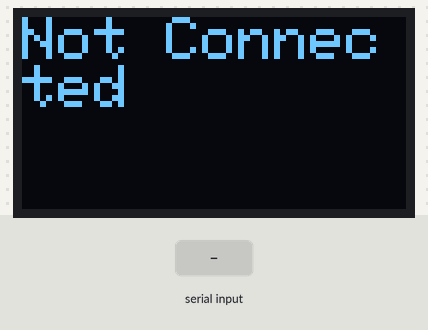
This sketch was run on a simulated Arduino Uno, built with avr-gcc and run on an emulated ATmega328P. On the bench: 128×64 one-colour display. Inputs (shaded band) come from the test bench.

Above: at 1.2 s.
1.3 s: "|\n" received over Serial
At 2.5 s:
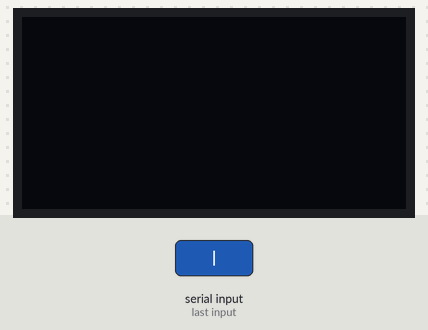
2.8 s: "1\n" received over Serial
At 3.8 s:
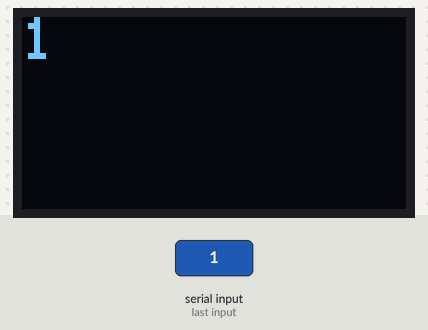
Timing chart, 0 to 5.8 s (numbered marks = the images above; inputs shaded):
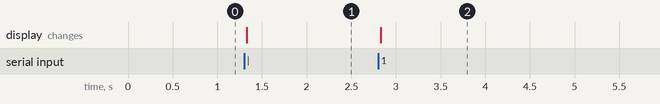

The sketch:

OledMonitor.ino
```cpp
#include <Wire.h>
#include <Adafruit_GFX.h>
#include <Adafruit_SSD1306.h>

Adafruit_SSD1306 display(128, 64, &Wire, -1);

int lineSpacing = 20;
unsigned long lastReceived = 0;

void setup()
{
  Serial.begin(9600);

  display.begin(SSD1306_SWITCHCAPVCC, 0x3C);
  display.clearDisplay();

  display.setTextSize(2);
  display.setTextColor(SSD1306_WHITE);
  display.setCursor(0,0);
  display.println("Not Connected");
  display.display();
}

void loop()
{
    if (Serial.available())
    {
        lastReceived = millis();

        String text = Serial.readStringUntil('\n');

        display.clearDisplay();

        int start = 0;
        int y = 0;

        while (true)
        {
            int separator = text.indexOf("|", start);

            if (separator == -1)
            {
                display.setCursor(0, y);
                display.println(text.substring(start));
                break;
            }

            display.setCursor(0, y);
            display.println(text.substring(start, separator));

            y += lineSpacing;
            start = separator + 1;
        }

        display.display();
    }

    //5 second timer
    if (millis() - lastReceived >= 5000)
    {
        display.clearDisplay();
        display.setCursor(0, 0);
        display.println("Not Connected");
        display.display();
    }
}
```

Measured:
- after the input at 1.3 s, the display: changes at once (image 1)
- after the input at 2.8 s, the display: changes at once (image 2)
